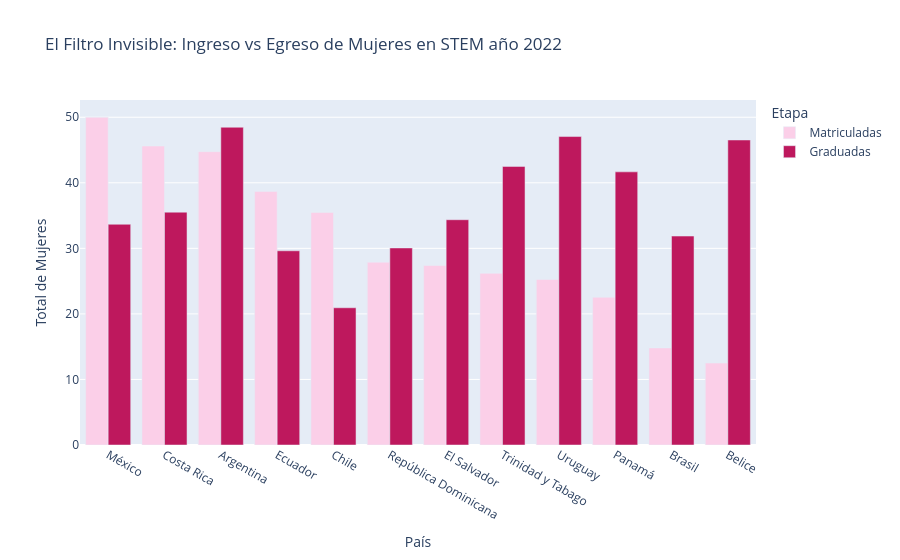

The cell this chart's notebook holds for it:
### Code cell
# Ordenamos igual que antes
df_grafica = comparativo_stem.sort_values(by='Total_Ingreso_Mujeres', ascending=False)

fig = px.bar(
    df_grafica, 
    x="País__ESTANDAR", 
    y=["Total_Ingreso_Mujeres", "Total_Egreso_Mujeres"],
    barmode="group",
    title="El Filtro Invisible: Ingreso vs Egreso de Mujeres en STEM año 2022",
    labels={"value": "Total de Mujeres", "País__ESTANDAR": "País", "variable": "Etapa"},
    color_discrete_sequence=["#fbcfe8", "#be185d"] # Rosa claro y oscuro
)

# Cambiamos los nombres de la leyenda
newnames = {'Total_Ingreso_Mujeres': 'Matriculadas', 'Total_Egreso_Mujeres': 'Graduadas'}
fig.for_each_trace(lambda t: t.update(name = newnames[t.name],
                                      legendgroup = newnames[t.name],
                                      hovertemplate = t.hovertemplate.replace(t.name, newnames[t.name])
                                     ))

fig.show()

### Figure 1 — Plotly figure (JSON) as saved in the notebook; plotly's stock layout.template omitted (floating-point values rounded to 4 significant figures)
{"data": [{"alignmentgroup": "True", "hovertemplate": "Etapa=Matriculadas<br>País=%{x}<br>Total de Mujeres=%{y}<extra></extra>", "legendgroup": "Matriculadas", "marker": {"color": "#fbcfe8", "pattern": {"shape": ""}}, "name": "Matriculadas", "offsetgroup": "Total_Ingreso_Mujeres", "orientation": "v", "showlegend": true, "textposition": "auto", "type": "bar", "x": ["México", "Costa Rica", "Argentina", "Ecuador", "Chile", "República Dominicana", "El Salvador", "Trinidad y Tabago", "Uruguay", "Panamá", "Brasil", "Belice"], "xaxis": "x", "y": [50.0, 45.61, 44.75, 38.69, 35.48, 27.89, 27.38, 26.19, 25.25, 22.54, 14.81, 12.5], "yaxis": "y"}, {"alignmentgroup": "True", "hovertemplate": "Etapa=Graduadas<br>País=%{x}<br>Total de Mujeres=%{y}<extra></extra>", "legendgroup": "Graduadas", "marker": {"color": "#be185d", "pattern": {"shape": ""}}, "name": "Graduadas", "offsetgroup": "Total_Egreso_Mujeres", "orientation": "v", "showlegend": true, "textposition": "auto", "type": "bar", "x": ["México", "Costa Rica", "Argentina", "Ecuador", "Chile", "República Dominicana", "El Salvador", "Trinidad y Tabago", "Uruguay", "Panamá", "Brasil", "Belice"], "xaxis": "x", "y": [33.67, 35.52, 48.48, 29.63, 20.94, 30.06, 34.37, 42.5, 47.05, 41.67, 31.87, 46.53], "yaxis": "y"}], "layout": {"barmode": "group", "legend": {"title": {"text": "Etapa"}, "tracegroupgap": 0}, "title": {"text": "El Filtro Invisible: Ingreso vs Egreso de Mujeres en STEM año 2022"}, "xaxis": {"anchor": "y", "domain": [0, 1], "title": {"text": "País"}}, "yaxis": {"anchor": "x", "domain": [0, 1], "title": {"text": "Total de Mujeres"}}}}
